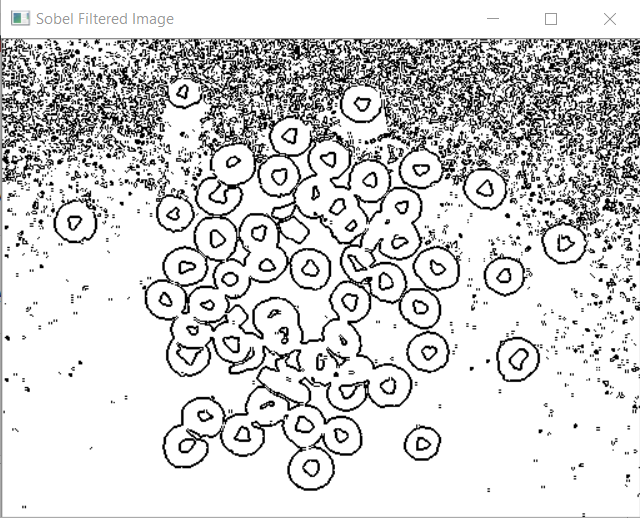
#> input picture Image Processing & Edge Detection/Edge Detection/cheerios-sobel.png, 640 x 518 px
$ python 'CVE- PS3_2.py'
#> lines starting #> are read from the running program, lines starting #| are printed output that depends on the picture; after the words box and inside, x2 and y2 are one past the last pixel; in counts of white or black regions, pixels touching at a corner belong together
#!/usr/bin/env python
# coding: utf-8

# # Input Images

# In[41]:


#C:/Users/parth/OneDrive/Desktop//cheerios.png
#C:/Users/parth/OneDrive/Desktop//gear.png
#C:/Users/parth/OneDrive/Desktop//circuit.png
#C:/Users/parth/OneDrive/Desktop//professor.png


# # Importing Required Libraries

# In[42]:


import numpy as np
import cv2 as cv


# # Reading the image, converting to Binary and resizing to fit the screen

# In[56]:


img1= input("Enter an Image for Smoothening and Sharpening process: ")
#> the answer given: cheerios-sobel.png
img = cv.imread(img1)
#> img is the input picture: shape (518, 640, 3); mean B, G, R 212.3, 212.3, 212.3

scale_percent = 40

#calculate the 50 percent of original dimensions
width = int(img.shape[1] * scale_percent / 100)
#> width = 256
height = int(img.shape[0] * scale_percent / 100)
#> height = 207

# dsize
dsize = (width, height)
#> dsize = (256, 207)
img = cv.resize(img, dsize)
#> img: shape (207, 256, 3)
gray = cv.cvtColor(img, cv.COLOR_BGRA2GRAY)
(thresh, blackAndWhiteImage) = cv.threshold(gray, 93, 255, cv.THRESH_BINARY)
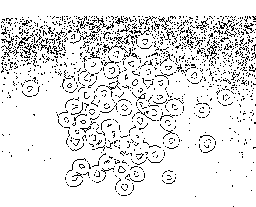
#> blackAndWhiteImage: shape (207, 256); 89.5% white; black in thin lines or dots
print(np.shape(blackAndWhiteImage))
#| (207, 256)


# # Defining the Sobel Kernels of Vertical and Horizontal Direction

# In[44]:


kernelX = np.array([[-1, 0, 1], [-2, 0, 2], [-1, 0, 1]])
kernelY = np.array([[-1, -2, -1], [0, 0, 0], [1, 2, 1]])
print(np.shape(kernelX))
print(np.shape(kernelY))


# # Defining the Convolution function for adding Sobel Filter

# In[52]:


def convolution(kernel, img):
    a,b = np.shape(img)

    l = []

    for i in range (a-2):
        for j in range (b-2):
            temp = img[i:i+3, j:j+3]
            c = np.multiply(kernel, temp)
            m = np.sum(c)
            l += [m]

            #l = np.array(l)
    l = np.array(l)
    l = np.reshape(l, (a-2, b-2))
    #print (len(l))
    return l


# # Initializing the X and Y Sobel Filters

# In[46]:


X = convolution(kernelX, blackAndWhiteImage)
#> after the loop in convolution, `for i in range (a-2):`: l = 52070 items
Y = convolution(kernelY, blackAndWhiteImage)
#> in convolution (call 2), `l = np.reshape(l, (a-2, b-2))`:
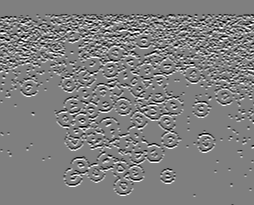
#> l: shape (205, 254) int64; min -1020, max 1020, mean 0; drawn with min black and max white


# # Combining the X anf Y filters, normalizing and then changing the edges to black

# In[47]:


Grad = np.sqrt(np.square(X) + np.square(Y))
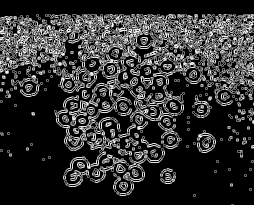
#> Grad: shape (205, 254) float64; min 0, max 1140.4, mean 225.3; drawn with min black and max white
Grad *= 255.0 / Grad.max()
Grad1 = 255 - Grad
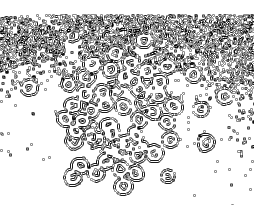
#> Grad1: shape (205, 254) float64; min 0, max 255, mean 204.6
(thresh, Grad_Img) = cv.threshold(Grad1, 115, 255, cv.THRESH_BINARY)
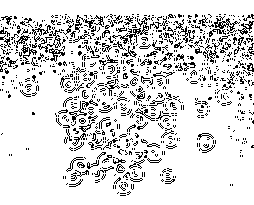
#> Grad_Img: shape (205, 254) float64; 85% white; black in thin lines or dots, all inside (x1, y1, x2, y2) = (0, 14, 254, 196)


# # Displaying the original and Sobel Filtered Image

# In[48]:


cv.imshow("Original Image", img)
#cv.imshow("Sobel Filtered Image", output)
cv.imshow("Sobel Filtered Image",Grad_Img)
cv.waitKey(0)
cv.destroyAllWindows()


# # Canny Edge Detection

# In[57]:


def Canny(Lower = 0):
    Lower = cv.getTrackbarPos('Lower', 'Canny Edge Detection')
    Higher = cv.getTrackbarPos('Higher', 'Canny Edge Detection')
    apertureSize = int(cv.getTrackbarPos('apertureSize','Canny Edge Detection' ))

    '''Adding a if loop for keeping Aperture Size between 3, 5 and 7'''

    if ((apertureSize > 3 and apertureSize < 5) or apertureSize == 3):
        apertureSize = 3
    elif ((apertureSize > 5 and apertureSize < 7) or apertureSize == 5):
        apertureSize = 5
    else:
        apertureSize = 7

    '''Adding if loop for L2gradient to keep only True and False Conditions'''

    L2gradient = cv.getTrackbarPos('L2gradient', 'Canny Edge Detection')
    if L2gradient == 0:
        L2gradient = True
    else:
        L2gradient = False
    Canny = cv.Canny(img, Lower, Higher, apertureSize = apertureSize, L2gradient = L2gradient)
    Canny = 255 - Canny #Changing the edges to black and background to white
    cv.imshow('Canny Edge Detection', Canny)


img = cv.GaussianBlur(img, (5,5), 0)
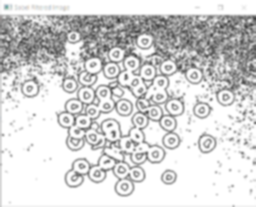
#> img: shape (207, 256, 3); mean B, G, R 212.3, 212.3, 212.3
cv.namedWindow('Canny Edge Detection')

'''Generating Trackbars'''

cv.createTrackbar('Lower', 'Canny Edge Detection', 0, 255, Canny)
cv.createTrackbar('Higher', 'Canny Edge Detection', 0, 255, Canny)
cv.createTrackbar('apertureSize', 'Canny Edge Detection', 3, 7, Canny)
cv.createTrackbar('L2gradient', 'Canny Edge Detection', 0, 1, Canny)
Canny(0)
#> in Canny, `Canny = cv.Canny(img, Lower, Higher, apertureSize = apertureSize, L2gr..`:
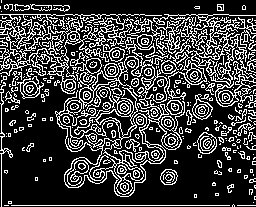
#> Canny: shape (207, 256); 25% white in thin lines or dots
#> in Canny, `Canny = 255 - Canny`: Canny: shape (207, 256); 75% white; black in thin lines or dots

cv.waitKey(0)
cv.destroyAllWindows()


# In[ ]:

$ run again, on Image Processing & Edge Detection/Edge Detection/gear-sobel.png
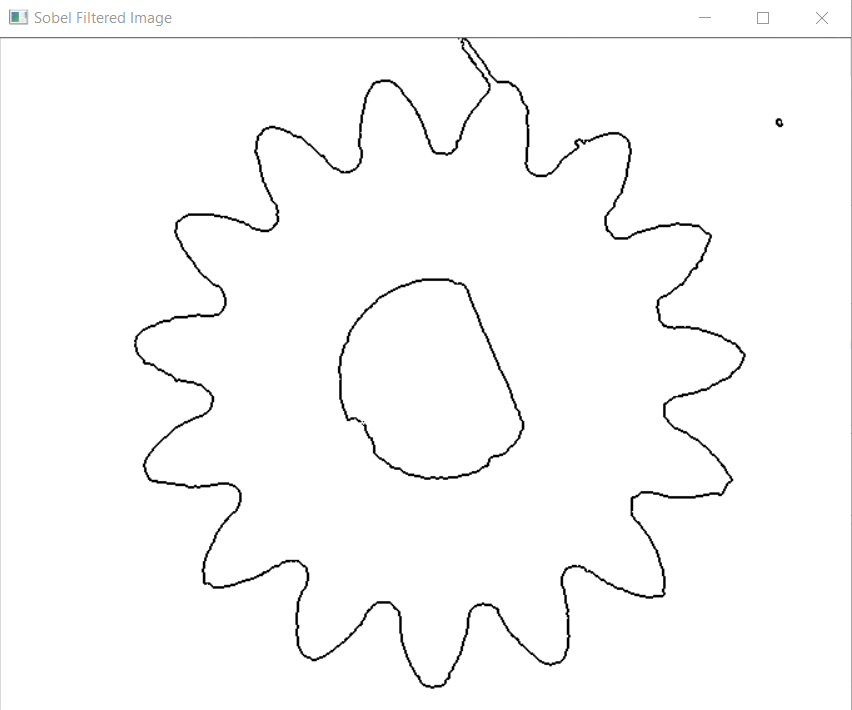
#> input picture Image Processing & Edge Detection/Edge Detection/gear-sobel.png, 852 x 710 px
#> img is the input picture: shape (710, 852, 3); mean B, G, R 250.8, 250.8, 250.8
#> `(thresh, blackAndWhiteImage) = cv.threshold(gray, 93, 255, cv.THRESH_B..`:
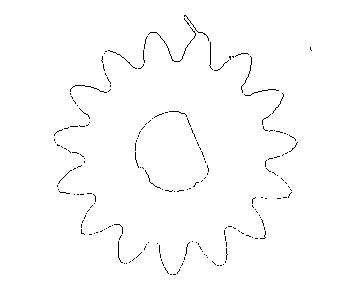
#> blackAndWhiteImage: shape (284, 340); 98.8% white; black in thin lines or dots, all inside (x1, y1, x2, y2) = (54, 15, 312, 275)
#| (284, 340)
#> after the loop in convolution, `for i in range (a-2):`: l = 95316 items
#> Grad_Img: shape (282, 338) float64; 97.8% white; black in thin lines or dots, all inside (x1, y1, x2, y2) = (52, 13, 311, 275)
#> in Canny, `Canny = cv.Canny(img, Lower, Higher, apertureSize = apertureSize, L2gr..`:
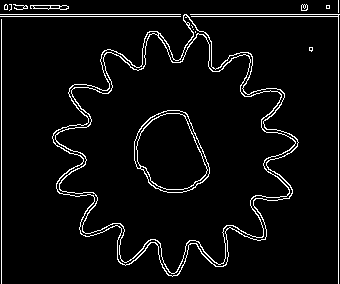
#> Canny: shape (284, 340); 5% white in thin lines or dots

$ run again, on Image Processing & Edge Detection/Edge Detection/professor-sobel.png
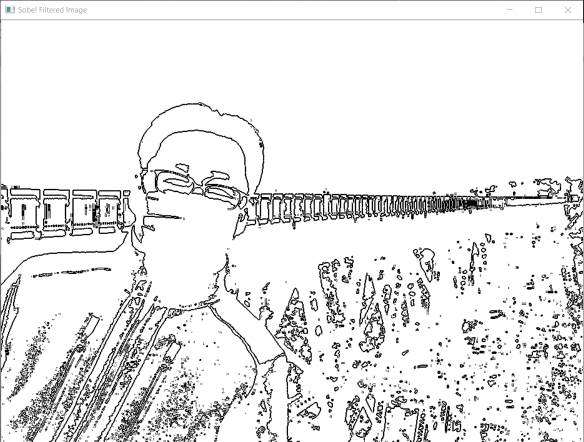
#> input picture Image Processing & Edge Detection/Edge Detection/professor-sobel.png, 1167 x 883 px (shown at 1/2 size)
#> img is the input picture: shape (883, 1167, 3); mean B, G, R 231.4, 231.4, 231.4
#> `(thresh, blackAndWhiteImage) = cv.threshold(gray, 93, 255, cv.THRESH_B..`:
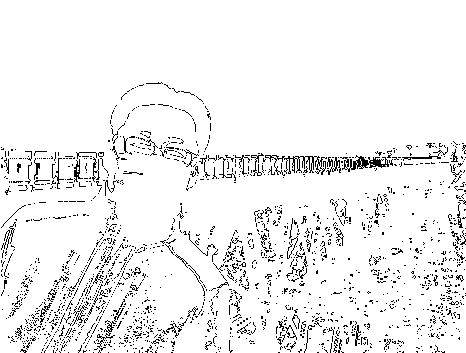
#> blackAndWhiteImage: shape (353, 466); 93.9% white; black in thin lines or dots, all inside (x1, y1, x2, y2) = (1, 82, 466, 353)
#| (353, 466)
#> after the loop in convolution, `for i in range (a-2):`: l = 162864 items
#> Grad_Img: shape (351, 464) float64; 91.1% white; black in thin lines or dots, all inside (x1, y1, x2, y2) = (0, 81, 464, 351)
#> in Canny, `Canny = cv.Canny(img, Lower, Higher, apertureSize = apertureSize, L2gr..`:
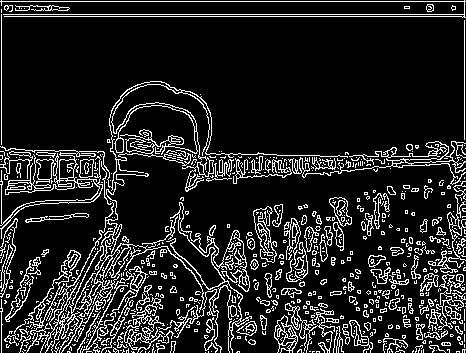
#> Canny: shape (353, 466); 13.7% white in thin lines or dots
